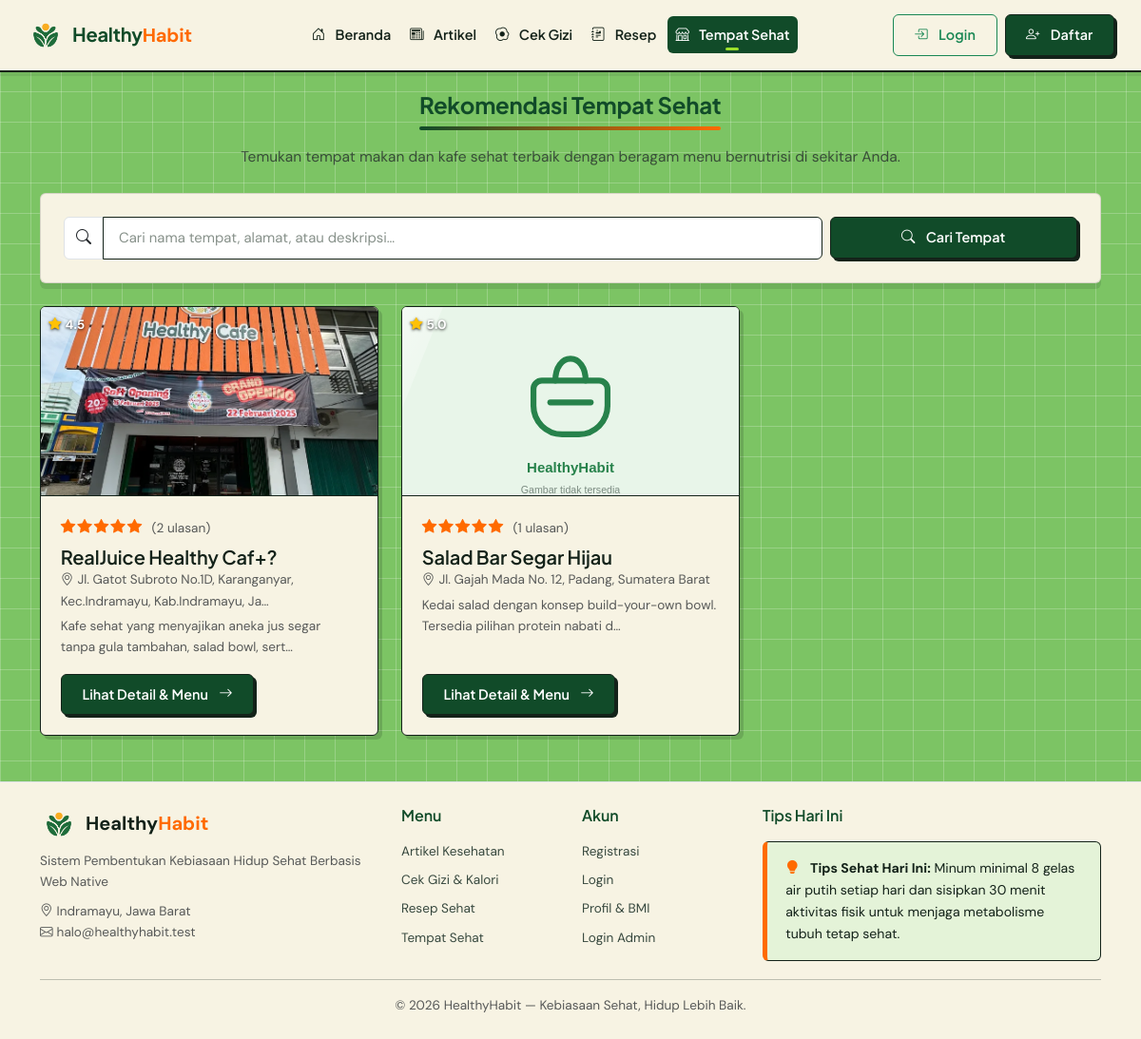
/tempat, run on an earlier commit of the app's database.
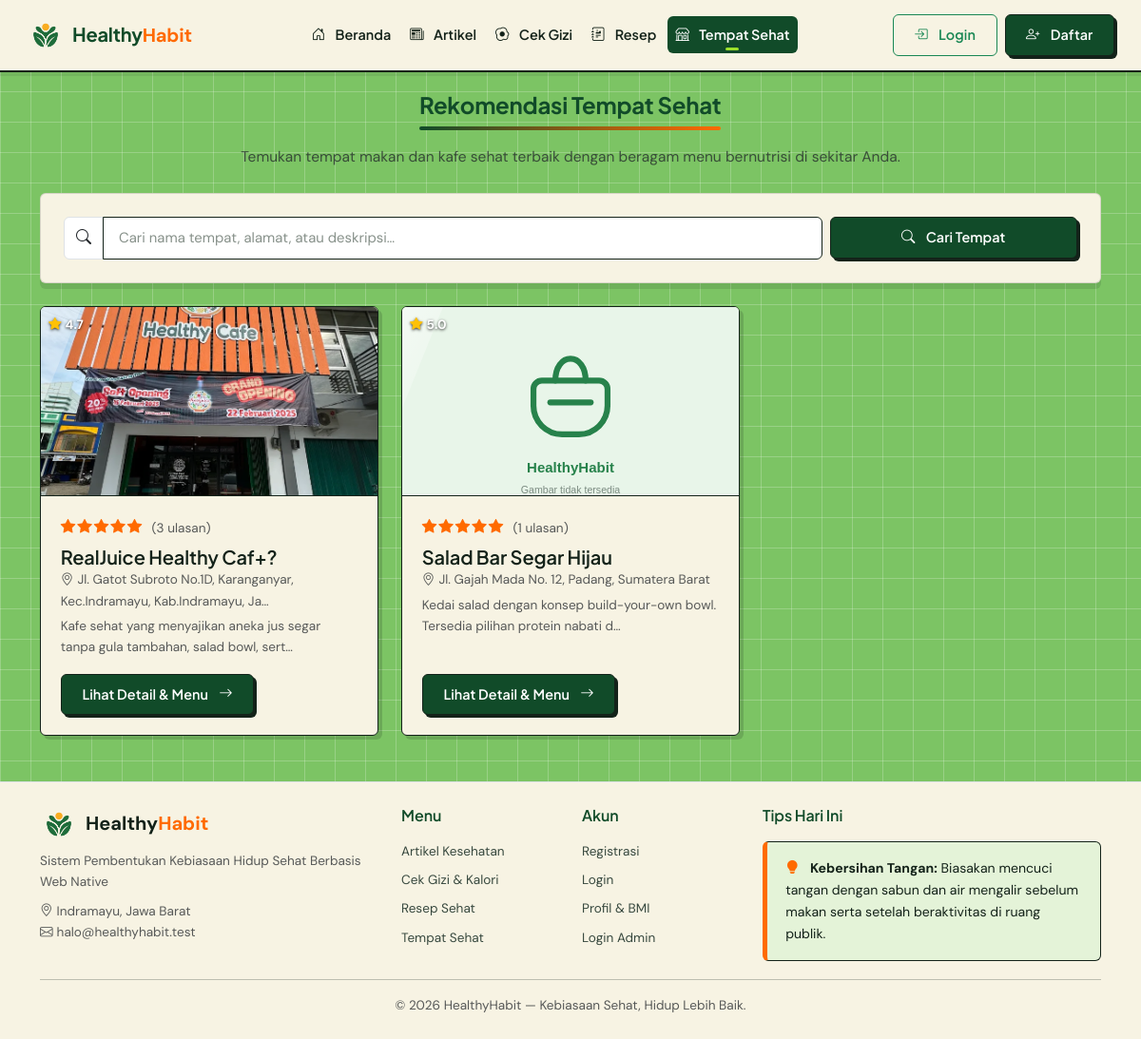
And on a later commit of the database.
### tables this page shows
CREATE TABLE `tempat_sehat` (
  `id_tempat` int(11) NOT NULL AUTO_INCREMENT,
  `id_admin` int(11) DEFAULT NULL,
  `nama_tempat` varchar(150) NOT NULL,
  `alamat` varchar(255) NOT NULL,
  `deskripsi` text DEFAULT NULL,
  `kontak` varchar(50) DEFAULT NULL,
  `foto_tempat` varchar(255) DEFAULT NULL,
  `foto_menu` varchar(255) DEFAULT NULL,
  `link_maps` varchar(255) DEFAULT NULL,
  `link_instagram` varchar(255) DEFAULT NULL,
  `link_grabfood` varchar(255) DEFAULT NULL,
  `link_shopeefood` varchar(255) DEFAULT NULL,
  PRIMARY KEY (`id_tempat`),
  KEY `fk_tempat_admin` (`id_admin`),
  CONSTRAINT `fk_tempat_admin` FOREIGN KEY (`id_admin`) REFERENCES `users` (`id_pengguna`) ON DELETE SET NULL ON UPDATE CASCADE
);

CREATE TABLE `tips_sehat` (
  `id_tips` int(11) NOT NULL AUTO_INCREMENT,
  `hari_ke` int(11) NOT NULL,
  `judul` varchar(100) DEFAULT 'Tips Sehat Hari Ini',
  `isi_tips` text NOT NULL,
  `kategori` varchar(50) DEFAULT 'Umum',
  `updated_at` datetime DEFAULT current_timestamp() ON UPDATE current_timestamp(),
  PRIMARY KEY (`id_tips`),
  UNIQUE KEY `hari_ke` (`hari_ke`),
  KEY `idx_hari_ke` (`hari_ke`)
);

### app/core/Controller.php (called while the page is built, shortened)
<?php
abstract class Controller
{
    protected function view(string $view, array $data = [], string $layout = 'main'): void
    {
        $contentFile = VIEWS_PATH . '/pages/' . $view . '.php';
        extract($data, EXTR_SKIP);
        require $contentFile;
        $layoutFile = VIEWS_PATH . '/layouts/' . $layout . '.php';
        require $layoutFile;
    }
}

### app/controllers/TempatController.php (called while the page is built, shortened)
<?php
class TempatController extends Controller
{
    public function index(): void
    {
        $q = $this->input('q');
        $this->view('tempat/index', [
            'pageTitle' => 'Tempat Sehat',
            'activeNav' => 'tempat',
            'tempat'    => Tempat::denganRating($q ?: null),
            'q'         => $q,
        ]);
    }
}

### app/core/Router.php (called while the page is built, shortened)
<?php
class Router
{
    private array $routes = [];
    private function add(string $method, string $pattern, array $handler): void
    {
        $regex = preg_replace_callback(
            '#\{(\w+)(?::([^}]+))?\}#',
            static fn(array $m): string => '(?P<' . $m[1] . '>' . ($m[2] ?? '[^/]+') . ')',
            $pattern
        );
        $this->routes[$method][] = ['#^' . $regex . '$#', $handler, $pattern];
    }
    public function dispatch(string $uri, string $method): void
    {
        $path = (string) parse_url($uri, PHP_URL_PATH);
        $path = '/' . trim($path, '/');
        $method = strtoupper($method);
        $match  = $this->match($method, $path);
        [$handler, $params] = $match;
        [$class, $action]   = $handler;
        $controller = new $class();
        $controller->$action(...array_values($params));
    }
    private function match(string $method, string $path): ?array
    {
        foreach ($this->routes[$method] ?? [] as [$regex, $handler]) {
            if (preg_match($regex, $path, $m)) {
                $params = array_filter($m, 'is_string', ARRAY_FILTER_USE_KEY);
                return [$handler, $params];
            }
        }
        return null;
    }
}

### index.php (called while the page is built, shortened)
<?php
require_once __DIR__ . '/app/helpers/helper.php';
spl_autoload_register(function (string $class): void {
    $candidates = [
        APP_PATH . '/core/' . $class . '.php',
        APP_PATH . '/models/' . $class . '.php',
        APP_PATH . '/services/' . $class . '.php',
        APP_PATH . '/controllers/' . $class . '.php',
        APP_PATH . '/controllers/admin/' . $class . '.php',
    ];
    foreach ($candidates as $file) {
        if (is_file($file)) {
            return;
        }
    }
});
$router = new Router();
$router->dispatch(
    $_SERVER['REQUEST_URI'] ?? '/',
    $_SERVER['REQUEST_METHOD'] ?? 'GET'
);

### app/core/Database.php (called while the page is built, shortened)
<?php
class Database
{
    private static ?PDO $pdo = null;
    public static function connect(): PDO
    {
        if (self::$pdo instanceof PDO) {
            return self::$pdo;
        }
        $dsn = 'mysql:host=' . DB_HOST
            . ';port=' . DB_PORT
            . ';dbname=' . DB_NAME
            . ';charset=' . DB_CHARSET;
        try {
            self::$pdo = new PDO($dsn, DB_USER, DB_PASS, [
                PDO::ATTR_ERRMODE            => PDO::ERRMODE_EXCEPTION,
                PDO::ATTR_DEFAULT_FETCH_MODE => PDO::FETCH_ASSOC,
                PDO::ATTR_EMULATE_PREPARES   => false,
            ]);
        } catch (PDOException $ex) {
            http_response_code(500);
            exit(
                '<div style="font-family:Poppins,Arial,sans-serif;max-width:640px;margin:60px auto;padding:24px;border:1px solid #e0e0e0;border-radius:12px">'
                . '<h2 style="color:#27824B">Koneksi database gagal</h2>'
                . '<p>Pastikan <b>MySQL (XAMPP)</b> sudah berjalan, lalu impor file '
                . '<b>database/healthyhabit.sql</b> ke phpMyAdmin.</p>'
                . '<p style="color:#c0392b"><code>' . e($ex->getMessage()) . '</code></p>'
                . '</div>'
            );
        }
        return self::$pdo;
    }
}

### app/core/Model.php (called while the page is built, shortened)
<?php
abstract class Model
{
    protected static string $table = '';
    protected static function db(): PDO
    {
        return Database::connect();
    }
    public static function where(string $column, $value, ?string $orderBy = null): array
    {
        $sql = 'SELECT * FROM ' . static::$table . ' WHERE `' . $column . '` = ?';
        $st = static::db()->prepare($sql);
        $st->execute([$value]);
        return $st->fetchAll();
    }
}

### app/models/Tempat.php (called while the page is built, shortened)
<?php
class Tempat extends Model
{
    public static function denganRating(?string $q = null): array
    {
        $sql = self::BASE_SELECT;
        $params = [];
        $sql .= self::GROUP_BY . ' ORDER BY t.nama_tempat ASC';
        $st = static::db()->prepare($sql);
        $st->execute($params);
        return $st->fetchAll();
    }
}

### app/helpers/helper.php (called while the page is built, shortened)
<?php
function e($value): string
{
    return htmlspecialchars((string) $value, ENT_QUOTES, 'UTF-8');
}
function excerpt(?string $html, int $length = 140): string
{
    $text = trim(strip_tags((string) $html));
    if (mb_strlen($text) <= $length) {
        return $text;
    }
    return mb_substr($text, 0, $length) . '…';
}
function img_url(?string $filename, string $subdir): string
{
    if ($filename && is_file(UPLOAD_PATH . '/' . $subdir . '/' . basename($filename))) {
        return UPLOAD_URL . '/' . $subdir . '/' . basename($filename);
    }
    return BASE_URL . '/assets/img/placeholder.svg';
}

### app/models/Tips.php (called while the page is built, shortened)
<?php
class Tips extends Model
{
    public static function hariIni(): array
    {
        $hari = (int) date('j');
        $rows = static::where('hari_ke', $hari);
        if (!empty($rows)) {
            return $rows[0];
        }
        return [
            'id_tips'  => 0,
            'hari_ke'  => $hari,
            'judul'    => 'Tips Sehat Hari Ini',
            'isi_tips' => 'Minum minimal 8 gelas air putih setiap hari dan sisipkan 30 menit aktivitas fisik untuk menjaga metabolisme tubuh tetap sehat.',
            'kategori' => 'Umum',
        ];
    }
}

### app/views/pages/tempat/index.php (the view, shortened to what the changed rows need)
<?php
if (!function_exists('bintang_tampil')) {
    function bintang_tampil($rating): string
    {
        $html = '';
        $r = (int) round((float) $rating);
        for ($i = 1; $i <= 5; $i++) {
            $html .= $i <= $r
                ? '<i class="bi bi-star-fill"></i>'
                : '<i class="bi bi-star muted"></i>';
        }
        return $html;
    }
}
?>
<div class="container mt-4 mb-5">
    <div class="text-center mb-4">
        <h1 class="section-title d-inline-block">Rekomendasi Tempat Sehat</h1>
    </div>
    <div class="row g-4">
        <?php foreach ($tempat as $t): ?>
            <div class="col-md-6 col-xl-4">
                <div class="card-soft h-100">
                    <div class="ratio ratio-article">
                        <img src="<?= img_url($t['foto_tempat'], 'tempat') ?>"
                            alt="<?= e($t['nama_tempat']) ?>" class="img-cover" loading="lazy">
                            <span class="position-absolute top-0 end-0 m-2 text-white fw-bold small" style="z-index: 10; text-shadow: 0px 1px 3px rgba(0, 0, 0, 0.8);">
                                <i class="bi bi-star-fill text-warning me-1"></i><?= $t['rating_rata'] !== null ? e($t['rating_rata']) : '-' ?>
                            </span>
                    </div>
                    <div class="card-body d-flex flex-column">
                        <div class="mb-1">
                            <span class="stars"><?= bintang_tampil($t['rating_rata'] ?? 0) ?></span>
                            <small class="text-muted ms-1">(<?= (int) $t['jumlah_ulasan'] ?> ulasan)</small>
                        </div>
                        <h5 class="card-title"><?= e($t['nama_tempat']) ?></h5>
                        <p class="text-muted small mb-1">
                            <i class="bi bi-geo-alt me-1"></i><?= e(excerpt($t['alamat'], 70)) ?>
                        </p>
                        <p class="text-muted small flex-grow-1"><?= e(excerpt($t['deskripsi'], 80)) ?></p>
                        <a href="<?= BASE_URL ?>/tempat/<?= (int) $t['id_tempat'] ?>"
                        class="btn btn-sm btn-green align-self-start">
                            Lihat Detail &amp; Menu <i class="bi bi-arrow-right ms-1"></i>
                        </a>
                    </div>
                </div>
            </div>
        <?php endforeach; ?>
    </div>
</div>

### app/views/includes/footer.php (shortened to what the changed rows need)
</main>
<footer class="site-footer bg-white border-top mt-5">
    <div class="container py-4">
        <div class="row g-4 align-items-start">
            <div class="col-md-4">
            <h6 class="fw-semibold mb-3">Tips Hari Ini</h6>
            <?php $tipHariIni = Tips::hariIni(); ?>
            <div class="tip-box">
                <i class="bi bi-lightbulb-fill text-accent me-2"></i>
                <strong><?= e($tipHariIni['judul']) ?>:</strong>
                <?= e($tipHariIni['isi_tips']) ?>
            </div>
        </div>
        </div>
    </div>
</footer>
</body>
</html>

What changed in the data, as far as the page shows it:
computed for tempat_sehat "RealJuice Healthy Caf+?": rating_rata "4.5" → "4.7"; jumlah_ulasan "2" → "3"
added tips_sehat: judul "Kebersihan Tangan", isi_tips "Biasakan mencuci tangan dengan sabun dan air mengalir sebelum makan serta setelah beraktivitas di ruang publik."
Also different on the page:
$tipHariIni['judul']: "Tips Sehat Hari Ini" → (not shown)
$tipHariIni['isi_tips']: "Minum minimal 8 gelas air putih setiap hari dan sisipkan 30 menit aktivitas fisik untuk menjaga metabolisme tubuh tetap sehat." → (not shown)
